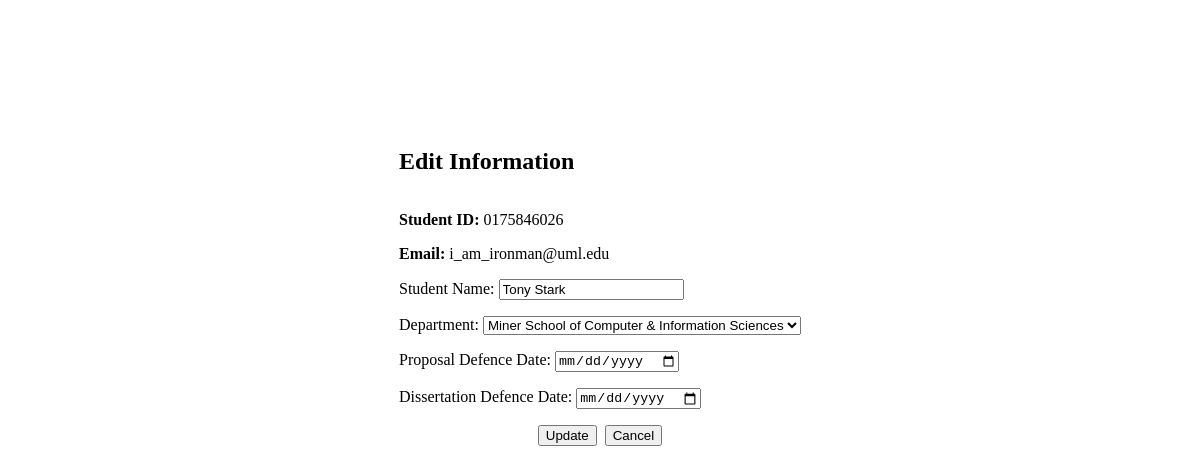
Page /src/edit_student.php?student_id=0175846026 on the earlier database version.
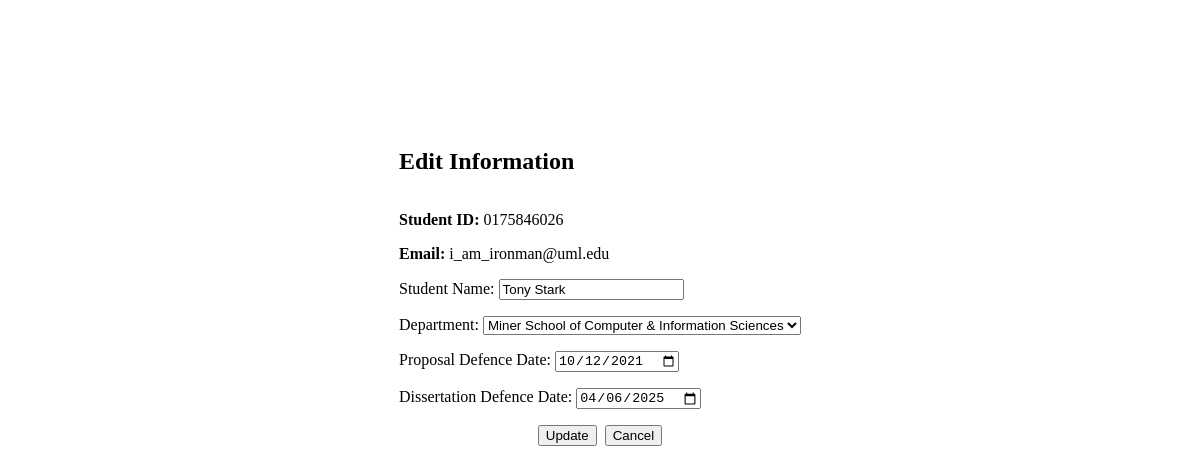
Same page on the later database version.
### tables this page shows
create table PhD (
    student_id varchar(10),
    qualifier varchar(30),
    proposal_defence_date date,
    dissertation_defence_date date,
    primary key (student_id),
    foreign key (student_id) references student (student_id) on delete cascade
);

### src/common/pdo.php (called while the page is built)
<?php
function pdo_connect(): PDO
{
    $config = require __DIR__ . '/config.php';
    $database_config = $config['database'];
    $host = $database_config['host'];
    $dbname = $database_config['dbname'];
    $username = $database_config['username'];
    $password = $database_config['password'];
    return new PDO(
        "mysql:host=$host;dbname=$dbname;charset=utf8mb4",
        $username,
        $password,
        [
            PDO::ATTR_ERRMODE => PDO::ERRMODE_EXCEPTION,
            PDO::ATTR_DEFAULT_FETCH_MODE => PDO::FETCH_ASSOC,
            PDO::ATTR_EMULATE_PREPARES => false
        ]
    );
}
function pdo_instance(bool $original = false): PDO|null
{
    static $pdo;
    if ($original) {
        return $pdo;
    }
    if (!$pdo) {
        $pdo = pdo_connect();
    }
    return $pdo;
}
function bind_params(PDOStatement $stmt, array $params): PDOStatement
{
    foreach ($params as $key => $value) {
        $stmt->bindValue(':' . $key, $value);
    }
    return $stmt;
}
function execute(PDOStatement $stmt, array $params = []): bool
{
    if ($params !== []) {
        bind_params($stmt, $params);
    }
    return $stmt->execute();
}

### src/service/student.php (called while the page is built, shortened)
<?php
function get_undergraduate(string $student_id): array|null
{
    $stmt = pdo_instance()->prepare(
        "
            SELECT * FROM undergraduate
            WHERE student_id = :student_id
        "
    );
    execute($stmt, ['student_id' => $student_id]);
    return $stmt->rowCount() === 0 ? null : $stmt->fetch();
}
function get_master(string $student_id): array|null
{
    $stmt = pdo_instance()->prepare(
        "
            SELECT * FROM master
            WHERE student_id = :student_id
        "
    );
    execute($stmt, ['student_id' => $student_id]);
    return $stmt->rowCount() === 0 ? null : $stmt->fetch();
}
function get_phd(string $student_id): array|null
{
    $stmt = pdo_instance()->prepare(
        "
            SELECT * FROM PhD
            WHERE student_id = :student_id
        "
    );
    execute($stmt, ['student_id' => $student_id]);
    return $stmt->rowCount() === 0 ? null : $stmt->fetch();
}
function get_student_type(string $student_id): string
{
    if (get_undergraduate($student_id) !== null) {
        return StudentType::UNDERGRADUATE;
    }
    if (get_master($student_id) !== null) {
        return StudentType::MASTER;
    }
    if (get_phd($student_id) !== null) {
        return StudentType::PHD;
    }
    return '';
}
function get_student_subclass(
    string $student_id,
    string $type,
): array {
    $validTypes = [
        StudentType::UNDERGRADUATE,
        StudentType::MASTER,
        StudentType::PHD,
    ];
    $table = $type;
    $stmt = pdo_instance()->prepare(
        "
            SELECT *
            FROM {$table}
            Where student_id = :student_id
        "
    );
    execute($stmt, ['student_id' => $student_id]);
    return $stmt->fetch();
}

### src/edit_student.php (the view, shortened to what the changed rows need)
<?php
$student_id = $_GET['student_id'];
$student_type = get_student_type($student_id);
$student_subclass = get_student_subclass($student_id, $student_type);
?>
<html lang="en">
<head>
</head>
<body style="height: 100%;">
<div style="display: flex; justify-content: center; margin-top: 16vh;">
  <div style="display: flex; flex-direction: column; gap: 1rem;">
    <h2>Edit Information</h2>
    <form
      style="display: flex; flex-direction: column; gap: 1rem;"
      action="<?= Page::EDIT_STUDENT ?>"
      method="POST"
    >
        <?php if ($student_type === StudentType::PHD): ?>
          <label>
            Proposal Defence Date:
            <input type="date" name="proposal_defence_date"
                   value="<?= $student_subclass['proposal_defence_date'] ?? "" ?>" />
          </label>
          <label>
            Dissertation Defence Date:
            <input type="date" name="dissertation_defence_date"
                   value="<?= $student_subclass['dissertation_defence_date'] ?? "" ?>">
          </label>
        <?php endif ?>
    </form>
  </div>
</div>
</body>
</html>

Differences in the rows shown:
now on this page (row edited): phd: proposal_defence_date "10/12/2021", dissertation_defence_date "04/06/2025"
